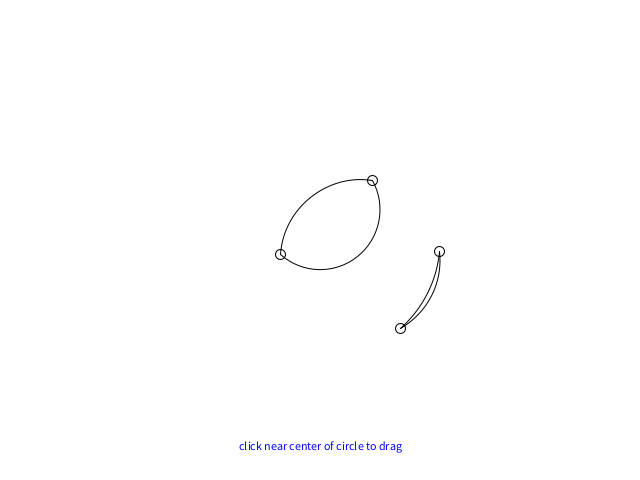
Frame 1 (no input)
Frame 60 (the mouse pressed at the canvas centre just before this capture): identical to frame 1, image omitted
Frame 120 (the mouse held since frame 60 and released just before this capture): identical to frame 1, image omitted

The Processing sketch that drew this single still picture (run headless with seeded random() and noise(); from frame 60 on, the mouse is pressed at the canvas centre):

// Processing sketch: circleIntersection3
// ── circleIntersection3.pde
/*
This sketch introduces the CircleSet. It is responsible for
 knowing where all the intersections are.
 */

CircleSet circleSet = new CircleSet();

void setup() {
  size(640, 480);
  float alpha = 255;
  circleSet.addCircle(new Circle(40, -20, 80, color(255, 0, 0, alpha)));
  circleSet.addCircle(new Circle(0, 0, 120, color(0, 255, 0, alpha)));
  circleSet.addCircle(new Circle(0, 30, 60, color(0, 0, 255, alpha)));
  
  //arc(50, 55, 50, 50, -HALF_PI, PI/4);

}

void draw() {
 background(255);
 fill(0, 0, 255);
 String msg = "click near center of circle to drag";
 text(msg, (width - textWidth(msg))/2, height - 30);
 translate(width/2, height/2);
 scale(1, -1);

 //grab the circle whose center is closest to mouse cursor, and move to cursor
 if (mousePressed) {
   circleSet.moveCircleWithCenterClosestTo(mouseX - width/2, height/2 - mouseY);
 }

 //circleSet.drawCircles();
 circleSet.drawCircleAlternatingArcsBetweenIntersections();

 circleSet.drawIntersectionPoints();
}
// ── circle.pde
class Circle {
  float x, y, r;
  int colour = color(0);
  ArrayList<Intersection> intersections = new  ArrayList<Intersection>();

  Circle(float x_, float y_, float r_) {
    x = x_;
    y = y_;
    r = r_;
  }

  Circle(float x_, float y_, float r_, int clr) {
    this(x_, y_, r_);
    colour = clr;
  }
  
  float diameter() {
    return r * 2;
  }

  void draw() {
    noFill();
    ellipse(x, y, r*2, r*2);
  }

  void drawWithCenter() {
    stroke(colour);
    noFill();
    //fill(colour);
    ellipse(x, y, r*2, r*2);
    ellipse(x, y, 5, 5);
  }

  boolean containsCursor() {
    return dist(mouseX - width/2, height/2 - mouseY, x, y) < r;
  }

  //float[] intersectionArc(Circle c1) {
  //  Point[] points = intersection(c1);
  //  float[] angles = new float[points.length];
  //  if (points.length > 0) {
  //    int index = 0;
  //    for (Point point : points) {
  //      angles[index++] = atan((point.y - y) / (point.x - x));
  //    }
  //  }
  //  return angles;
  //}

  ArrayList<Point> intersections(Circle c1) {
    //TODO: does not handle circles with centers on horizontal line
    ArrayList<Point> points = new ArrayList<Point>();
    //per notebook...
    if (y - c1.y != 0) {
      float alpha = 0.5 * (c1.r * c1.r - r * r + x * x - c1.x * c1.x + y * y - c1.y * c1.y);
      float delta = alpha / (y - c1.y) - y;
      float gamma = (c1.x - x) / (y - c1.y);
      //now solve quadratic
      float a = 1 + gamma*gamma;
      float b = 2 * delta * gamma - 2 * x;
      float c = x * x + delta * delta - r * r;
      float discriminant = b * b - 4 * a * c;
      if (discriminant > 0) {
        float xCoord = (-b - sqrt(discriminant))/(2*a);
        float yCoord = gamma * xCoord + delta + y;
        points.add(new Point(xCoord, yCoord));
        xCoord = (-b + sqrt(discriminant))/(2*a);
        yCoord = gamma * xCoord + delta + y;
        points.add(new Point(xCoord, yCoord));
      }
    }
    return points;
  }
}
// ── circleSet.pde
class CircleSet {
  ArrayList<Circle> circles = new ArrayList<Circle>();

  void addCircle(Circle c) {
    circles.add(c);
  }

  void drawCircles() {
    for (Circle c : circles) {
      c.drawWithCenter();
    }
  }

  void drawCircleAlternatingArcsBetweenIntersections() {
    noFill();
    for (Circle c : circles) {
      float[] arcs = intersectionArcs(c);
      for (int arcIndex = 0; arcIndex < arcs.length; arcIndex += 2) {
        float diam = c.diameter();
        arc(c.x, c.y, diam, diam, arcs[arcIndex], arcs[arcIndex + 1]);
      }
    }
  }

  void drawIntersectionPoints() {
    ArrayList<Point> points = circleSet.intersectionPoints();
    for (Point point : points) {
      point.draw();
    }
  }

  float[] intersectionArcs(Circle c) {
    ArrayList<Point> points = intersections(c);
    float[] angles = new float[points.size()];
    int index = 0;
    for (Point point : points) {
      angles[index++] = atan2(point.y - c.y, point.x - c.x);
    }
    angles = sort(angles);
    return angles;
  }
 
  ArrayList<Point> intersections(Circle c) {
    ArrayList<Point> points = new ArrayList<Point>();
    for (Circle cOther : circles) {
      if (c != cOther) {
        points.addAll(c.intersections(cOther));
      }
    }
    return points;
  }

  ArrayList<Point> intersectionPoints() {
    ArrayList<Point> points = new ArrayList<Point>();
    //ArrayList<ArrayList<Point>> circleIntersections = new ArrayList<ArrayList<Point>>();
    for (int firstCircleIndex = 0; firstCircleIndex < circles.size(); ++firstCircleIndex) {
      for (int secondCircleIndex = firstCircleIndex+1; secondCircleIndex < circles.size(); ++secondCircleIndex) {
        Circle c0 = circles.get(firstCircleIndex);
        Circle c1 = circles.get(secondCircleIndex);
        points.addAll(c0.intersections(c1));
      }
    }
    return points;
  }

  Circle circleWithCenterClosestTo(float x, float y) {
    //grab the circle whose center is closed to mouse cursor
    Circle closestCircle = null;
    float closestDistance = 1e8;
    for (Circle c : circles) {
      float d = dist(c.x, c.y, x, y);
      if (d < closestDistance) {
        closestDistance = d;
        closestCircle = c;
      }
    }
    return closestCircle;
  }


  void moveCircleWithCenterClosestTo(float x, float y) {
    //grab the circle whose center is closed to mouse cursor
    Circle closestCircle = circleWithCenterClosestTo(x, y);
    if (closestCircle != null) {
      closestCircle.x = x;
      closestCircle.y = y;
    }
  }
}
// ── intersection.pde
class Intersection {
  Circle c1, c2;
  Point p;
  Circle topCircle = null;

  Intersection(Circle c1_, Circle c2_, Point p_) {
    c1 = c1_; 
    c2 = c2_; 
    p = p_;
  }
  
  boolean involvesCircle(Circle c) {
    return c == c1 || c == c2;
  }
}
// ── point.pde
class Point {
 float x, y;
 
  Point(float x_, float y_) {
    x = x_;
    y = y_;
  }
  
  void draw() {
    noFill();
    stroke(0);
    ellipse(x, y, 10, 10);
  }
}
